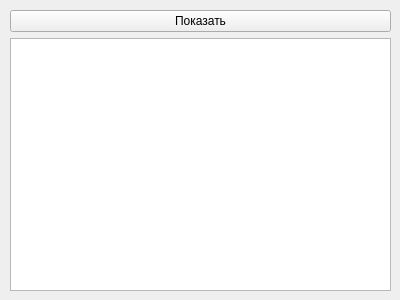
<?xml version="1.0" encoding="UTF-8"?>
<ui version="4.0">
 <class>Form</class>
 <widget class="QWidget" name="Form">
  <property name="geometry">
   <rect>
    <x>0</x>
    <y>0</y>
    <width>400</width>
    <height>300</height>
   </rect>
  </property>
  <property name="windowTitle">
   <string>Form</string>
  </property>
  <widget class="QWidget" name="gridLayoutWidget">
   <property name="geometry">
    <rect>
     <x>10</x>
     <y>10</y>
     <width>381</width>
     <height>281</height>
    </rect>
   </property>
   <layout class="QGridLayout" name="gridLayout">
    <item row="0" column="0">
     <widget class="QPushButton" name="pushButton">
      <property name="text">
       <string>Показать</string>
      </property>
     </widget>
    </item>
    <item row="1" column="0">
     <widget class="QTableWidget" name="tableWidget"/>
    </item>
   </layout>
  </widget>
 </widget>
 <resources/>
 <connections/>
</ui>
